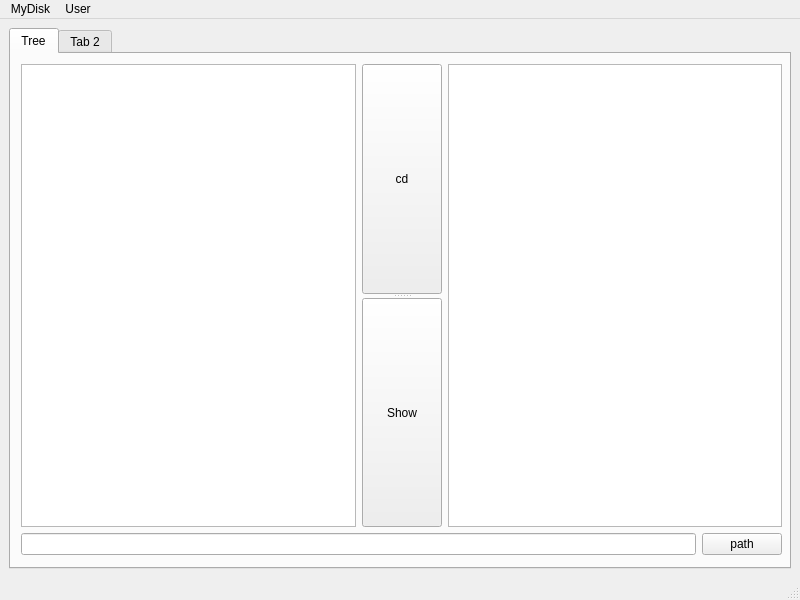
<?xml version="1.0" encoding="UTF-8"?>
<ui version="4.0">
 <class>MainWindow</class>
 <widget class="QMainWindow" name="MainWindow">
  <property name="geometry">
   <rect>
    <x>0</x>
    <y>0</y>
    <width>800</width>
    <height>600</height>
   </rect>
  </property>
  <property name="windowTitle">
   <string>MainWindow</string>
  </property>
  <widget class="QWidget" name="centralwidget">
   <layout class="QHBoxLayout" name="horizontalLayout">
    <item>
     <widget class="QTabWidget" name="tabWidget">
      <property name="currentIndex">
       <number>0</number>
      </property>
      <widget class="QWidget" name="Tree">
       <attribute name="title">
        <string>Tree</string>
       </attribute>
       <widget class="QWidget" name="">
        <property name="geometry">
         <rect>
          <x>10</x>
          <y>10</y>
          <width>761</width>
          <height>491</height>
         </rect>
        </property>
        <layout class="QGridLayout" name="gridLayout">
         <item row="0" column="0">
          <layout class="QHBoxLayout" name="horizontalLayout_3">
           <item>
            <widget class="QListWidget" name="listWidget"/>
           </item>
           <item>
            <widget class="QSplitter" name="splitter">
             <property name="orientation">
              <enum>Qt::Vertical</enum>
             </property>
             <widget class="QPushButton" name="pushButton_2">
              <property name="text">
               <string>cd</string>
              </property>
             </widget>
             <widget class="QPushButton" name="pushButton_3">
              <property name="text">
               <string>Show</string>
              </property>
             </widget>
            </widget>
           </item>
           <item>
            <widget class="QTextBrowser" name="textBrowser"/>
           </item>
          </layout>
         </item>
         <item row="1" column="0">
          <layout class="QHBoxLayout" name="horizontalLayout_2">
           <item>
            <widget class="QLineEdit" name="lineEdit"/>
           </item>
           <item>
            <widget class="QPushButton" name="pushButton">
             <property name="text">
              <string>path</string>
             </property>
            </widget>
           </item>
          </layout>
         </item>
        </layout>
       </widget>
      </widget>
      <widget class="QWidget" name="tab_2">
       <attribute name="title">
        <string>Tab 2</string>
       </attribute>
      </widget>
     </widget>
    </item>
   </layout>
  </widget>
  <widget class="QMenuBar" name="menubar">
   <property name="geometry">
    <rect>
     <x>0</x>
     <y>0</y>
     <width>800</width>
     <height>22</height>
    </rect>
   </property>
   <widget class="QMenu" name="menuMyDisk">
    <property name="title">
     <string>MyDisk</string>
    </property>
   </widget>
   <widget class="QMenu" name="menuUser">
    <property name="title">
     <string>User</string>
    </property>
    <addaction name="actionUsername_something_com"/>
    <addaction name="actionQuit"/>
    <addaction name="separator"/>
    <addaction name="actionAuthorize"/>
    <addaction name="actionChange_user"/>
   </widget>
   <addaction name="menuMyDisk"/>
   <addaction name="menuUser"/>
  </widget>
  <widget class="QStatusBar" name="statusbar"/>
  <action name="actionUsername_something_com">
   <property name="text">
    <string>username@someth.ing</string>
   </property>
  </action>
  <action name="actionAuthorize">
   <property name="text">
    <string>Authorize</string>
   </property>
  </action>
  <action name="actionQuit">
   <property name="text">
    <string>Logout</string>
   </property>
  </action>
  <action name="actionChange_user">
   <property name="text">
    <string>Change user</string>
   </property>
  </action>
 </widget>
 <resources/>
 <connections/>
</ui>
